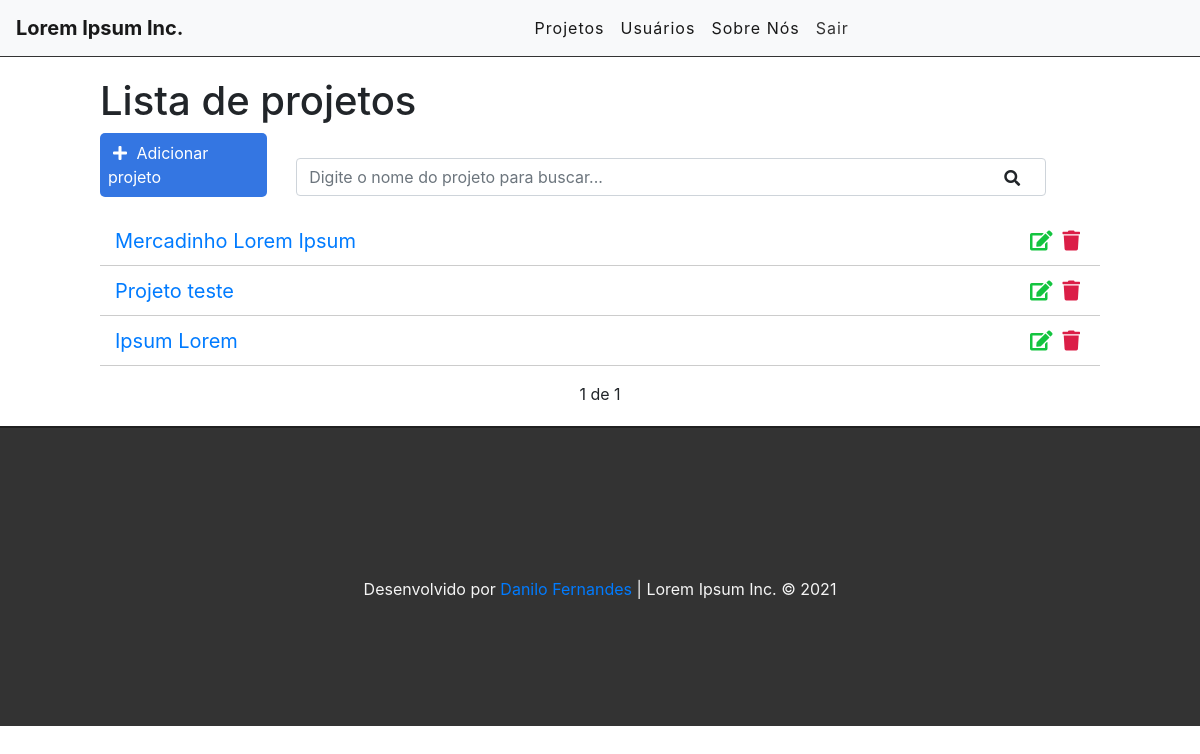
Page / (signed in) on the earlier database version.
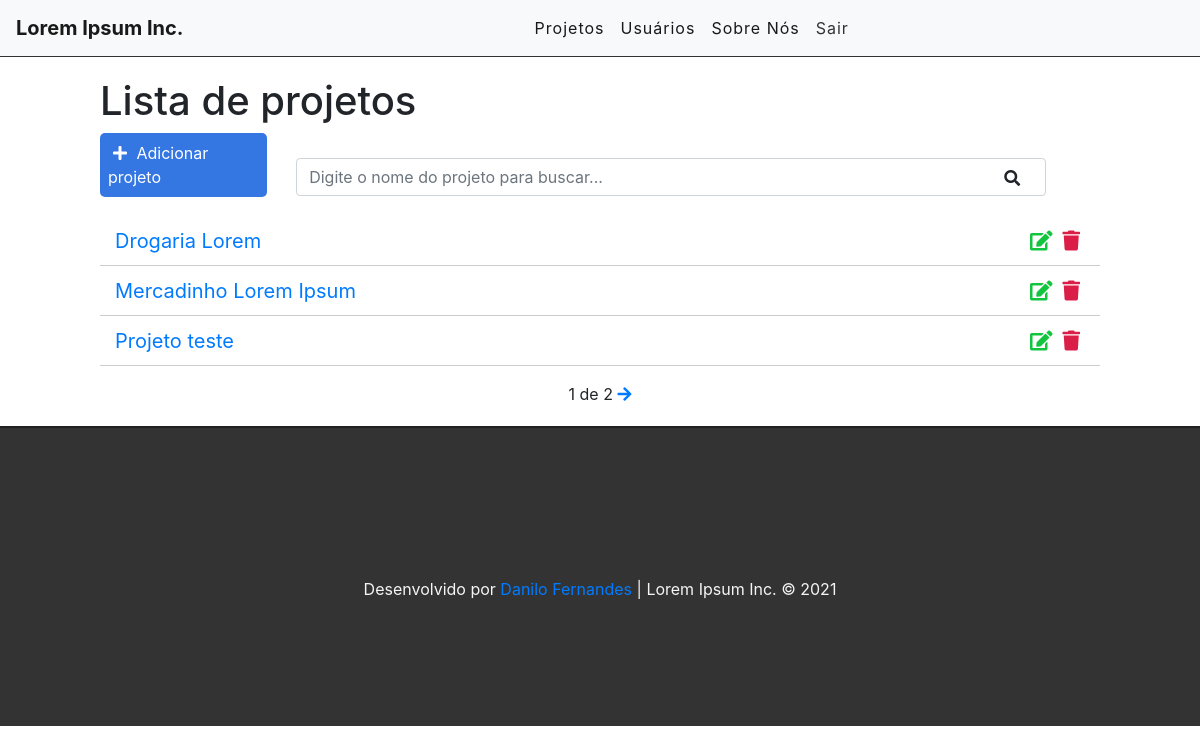
Same page on the later database version.
### projects/models.py (models this page shows, shortened)
class Project(models.Model):
    OPTIONS = (
        (0, 'baixo'),
        (1, 'medio'),
        (2, 'alto'),
    )
    name = models.CharField('Nome do projeto', max_length=255)
    startData = models.DateField('Data de início', blank=False, auto_now=False)
    endData = models.DateField('Data de término', auto_now=False)
    risk = models.IntegerField(
        'Risco',choices=OPTIONS,
    )
    price = models.DecimalField('Valor',max_digits=10, decimal_places=2)
    stakeholders = models.CharField('Participantes', max_length=500, null=True)
    user = models.ForeignKey(get_user_model(), on_delete=models.CASCADE)
    created_at = models.DateTimeField(auto_now_add=True)
    updated_at = models.DateTimeField(auto_now=True)

### projects/views.py (the view)
# urls.py: path('', views.projectList, name='project-list'),
@login_required
def projectList(request):
    search = request.GET.get('search')
    if search:
        projects = Project.objects.filter(name__icontains=search, user=request.user)
    else:
        projects_list = Project.objects.all().order_by('-created_at').filter(user=request.user)
        paginator = Paginator(projects_list, 3)
        page = request.GET.get('page')
        projects = paginator.get_page(page)
    return render(request, 'projects/list.html', {'projects': projects})

### projects/templates/projects/list.html (shortened to what this page needs)
{% extends 'base.html' %}
{% block content%}
<div class="offset-1 col-10 list-div">
    <h1>Lista de projetos</h1>
    <a id="add-link" href="newproject/">
        <div class="col-2 add-div">
            <i class="fas fa-plus"></i> Adicionar projeto
        </div>
    </a>
    <div class="col-9 search-div">
        <form method="GET" id="search-form">
            <input class="form-control" type="text" id="search" name="search"
                   placeholder="Digite o nome do projeto para buscar..." value="{{ request.GET.search }}">
            <i class="fas fa-search" id="search-btn"></i>
        </form>
    </div>
    <ul class="project-list">
        {% for project in projects%}
        <li class="project-item">
            <span><a href="/project/{{project.id}}">{{project.name}}</a></span>
            <a href="delete/{{project.id}}" class="delete-btn"><span><i
                    class="fas fa-trash"></i></span></a>
            <a href="edit/{{project.id}}"><span><i class="fas fa-edit"></i></span></a>
        </li>
        {% endfor %}
    </ul>
    <div class="pagination">
        <span class="step-links">
            {% if projects.paginator.num_pages %}
            <span class="current">
                {{ projects.number }} de {{ projects.paginator.num_pages }}
            </span>
            {% endif %}
            {% if projects.has_next %}
            <a href="?page={{projects.next_page_number }}"><i class="fas fa-arrow-right"></i></a>
            {% endif %}
        </span>
    </div>
</div>
{% endblock %}

Differences in the rows shown:
no longer on this page (row unchanged): Project: name "Ipsum Lorem"
added Project: name "Drogaria Lorem"
Other differences:
{{ projects.paginator.num_pages }}: "1" → "2"
